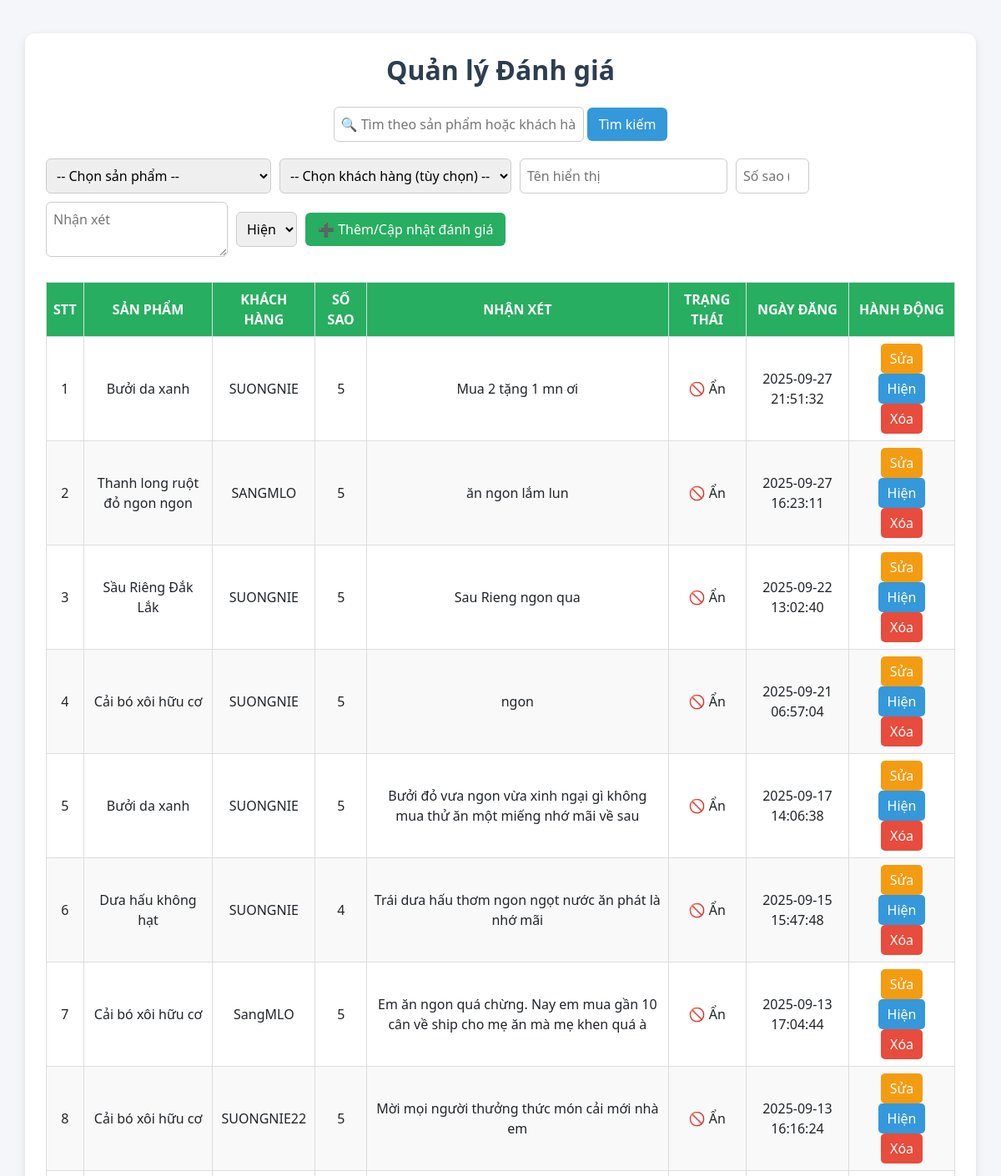
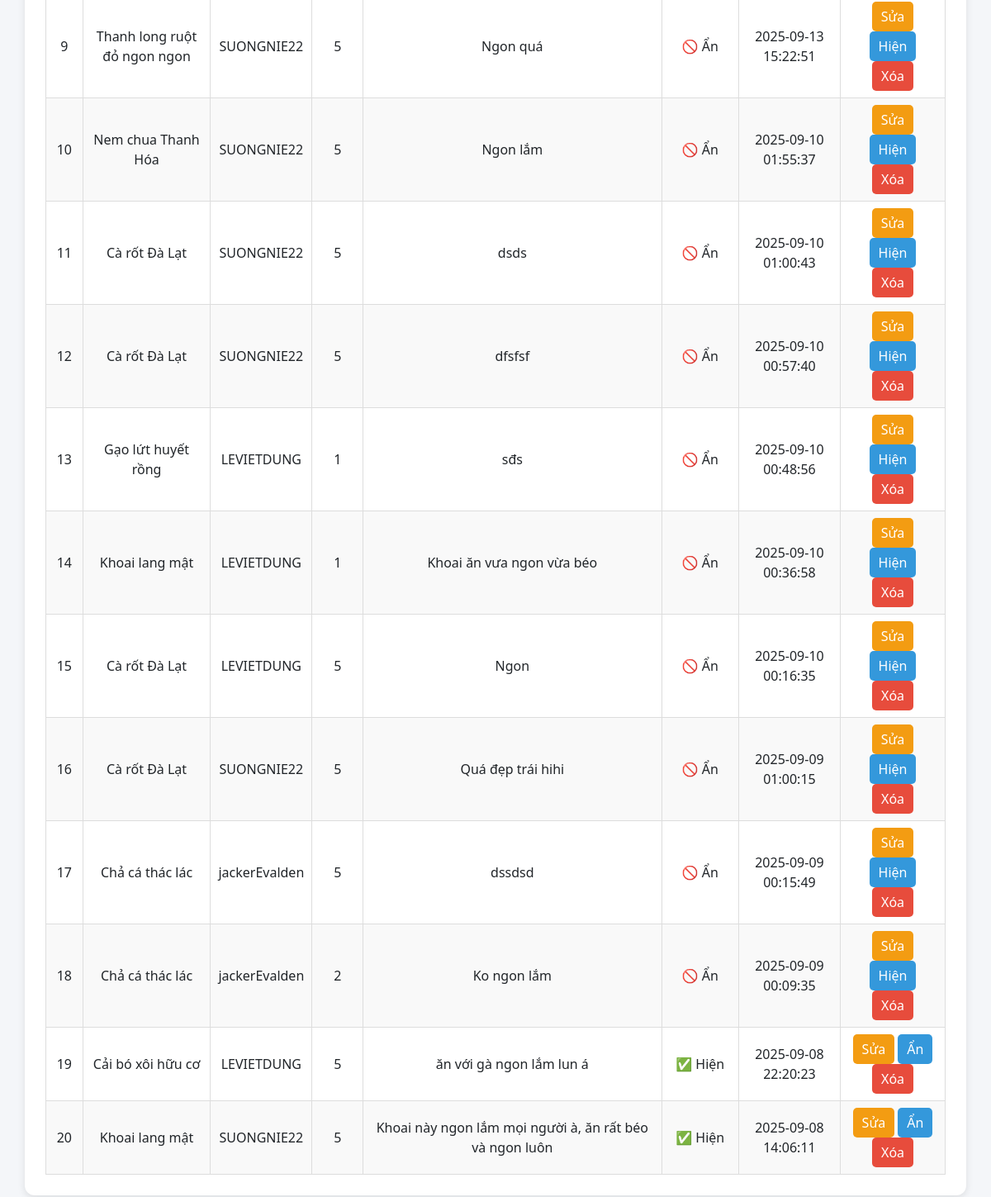
Screenshot of /admin/quanly_danhgia/danhgia.php with the database file from the repository (2 pictures, top to bottom).
### tables this page shows
CREATE TABLE `danhgia` (
  `id` int(11) NOT NULL,
  `id_sanpham` int(11) NOT NULL,
  `id_nguoidung` int(11) DEFAULT NULL,
  `user_name` varchar(100) NOT NULL,
  `rating` tinyint(4) NOT NULL CHECK (`rating` between 1 and 5),
  `comment` text DEFAULT NULL,
  `ngaydat` datetime DEFAULT current_timestamp(),
  `anh_review` varchar(255) DEFAULT NULL,
  `video_review` varchar(255) DEFAULT NULL,
  `trangthai` tinyint(1) NOT NULL DEFAULT 1 COMMENT '1 = Hiện, 0 = Ẩn',
  `likes` int(11) DEFAULT 0
);

CREATE TABLE `sanpham` (
  `id` int(11) NOT NULL,
  `tensp` varchar(255) NOT NULL,
  `gia` decimal(15,0) NOT NULL,
  `giakhuyenmai` decimal(15,2) DEFAULT NULL,
  `giamgia` int(11) DEFAULT NULL,
  `hinhanh` varchar(255) NOT NULL,
  `mota` text DEFAULT NULL,
  `soluong` int(11) DEFAULT 0,
  `id_loai` int(11) DEFAULT NULL,
  `id_thuonghieu` int(11) DEFAULT NULL,
  `likes` int(11) DEFAULT 0,
  `ngaythem` datetime NOT NULL DEFAULT current_timestamp(),
  `trangthai` enum('an','hien') NOT NULL DEFAULT 'hien'
);

### admin/quanly_danhgia/danhgia.php (the view, shortened to what this page needs)
<?php
$conn = mysqli_connect("localhost", "root", "", "banhangonline");
mysqli_set_charset($conn, "utf8");
$search = isset($_GET['search']) ? trim($_GET['search']) : '';
$where = "";
$sql = "SELECT danhgia.*, sanpham.tensp
        FROM danhgia
        LEFT JOIN sanpham ON danhgia.id_sanpham = sanpham.id
        $where
        ORDER BY danhgia.id DESC";
$result = mysqli_query($conn, $sql);
?>
<!DOCTYPE html>
<html lang="vi">
<head>
    <link href="https://cdn.jsdelivr.net/npm/bootstrap@5.3.0/dist/css/bootstrap.min.css" rel="stylesheet">
</head>
<body>
<div class="container">
    <h2>Quản lý Đánh giá</h2>
    <div class="search-box">
        <form method="get">
            <input type="text" name="search" value="<?= htmlspecialchars($search, ENT_QUOTES); ?>" placeholder="🔍 Tìm theo sản phẩm hoặc khách hàng">
            <button type="submit">Tìm kiếm</button>
        </form>
    </div>
    <form method="post" class="add-form">
        <select name="id_sanpham" id="id_sanpham" required>
            <option value="">-- Chọn sản phẩm --</option>
        </select>
        <select name="id_nguoidung" id="id_nguoidung">
            <option value="">-- Chọn khách hàng (tùy chọn) --</option>
        </select>
        <input type="text" name="user_name" id="user_name" placeholder="Tên hiển thị" required>
        <input type="number" name="rating" id="rating" min="1" max="5" placeholder="Số sao (1-5)" required>
        <textarea name="comment" id="comment" placeholder="Nhận xét"></textarea>
        <select name="trangthai" id="trangthai" required>
            <option value="1">Hiện</option>
        </select>
        <button type="submit" name="add" id="submitBtn">➕ Thêm/Cập nhật đánh giá</button>
    </form>
    <table>
        <thead>
            <tr>
                <th>STT</th>
                <th>Sản phẩm</th>
                <th>Khách hàng</th>
                <th>Số sao</th>
                <th>Nhận xét</th>
                <th>Trạng thái</th>
                <th>Ngày đăng</th>
                <th>Hành động</th>
            </tr>
        </thead>
        <tbody>
<?php
if(mysqli_num_rows($result) > 0){
    $stt = 1;
    while($row = mysqli_fetch_assoc($result)){
        echo "<tr>
                <td>".$stt++."</td>
                <td>".htmlspecialchars($row['tensp'])."</td>
                <td>".htmlspecialchars($row['user_name'])."</td>
                <td>".$row['rating']."</td>
                <td>".htmlspecialchars($row['comment'])."</td>
                <td>".($row['trangthai']==1 ? "✅ Hiện" : "🚫 Ẩn")."</td>
                <td>".$row['ngaydat']."</td>
                <td>
                    <a href='#' class='btn btn-edit' onclick=\"editRow(
                        '".$row['id']."',
                        '".$row['id_sanpham']."',
                        '".$row['id_nguoidung']."',
                        '".htmlspecialchars($row['user_name'], ENT_QUOTES)."',
                        '".$row['rating']."',
                        '".htmlspecialchars($row['comment'], ENT_QUOTES)."',
                        '".$row['trangthai']."'
                    )\">Sửa</a>
                    <a href='index.php?admin=danhgia&toggle=".$row['id']."' class='btn btn-toggle'>".($row['trangthai']==1?"Ẩn":"Hiện")."</a>
                    <a href='index.php?admin=danhgia&delete=".$row['id']."' class='btn btn-delete' onclick=\"return confirm('Xóa đánh giá này?')\">Xóa</a>
                </td>
              </tr>";
    }
} else {
    echo "<tr><td colspan='8'>Không tìm thấy đánh giá nào</td></tr>";
}
?>
        </tbody>
    </table>
</div>
</body>
</html>

### admin/quanly_danhgia/danhgia.php (style rules this page uses)
body { background: #f4f6f9; font-family: 'Segoe UI', Tahoma, Geneva, Verdana, sans-serif; }
.container { margin: 40px auto; background: #fff; padding: 25px; border-radius: 12px; box-shadow: 0 3px 10px rgba(0,0,0,0.1); }
h2 { text-align: center; margin-bottom: 25px; color: #2c3e50; font-weight: 700; }
form.add-form { margin-bottom: 30px; display: flex; flex-wrap: wrap; gap: 10px; align-items: center; }
form.add-form select, form.add-form input, form.add-form textarea { padding: 8px; border-radius: 6px; border: 1px solid #ccc; }
form.add-form button { padding: 8px 15px; background: #27ae60; color: #fff; border: none; border-radius: 6px; cursor: pointer; transition: 0.3s; }
table { width: 100%; border-collapse: collapse; }
table th, table td { border: 1px solid #ddd; padding: 8px; text-align: center; vertical-align: middle; }
table th { background: #27ae60; color: #fff; text-transform: uppercase; }
table tr:nth-child(even) { background: #f9f9f9; }
a.btn { text-decoration: none; color: #fff; padding: 5px 10px; border-radius: 5px; }
a.btn-delete { background: #e74c3c; }
a.btn-edit { background: #f39c12; }
a.btn-toggle { background: #3498db; }
.search-box { text-align: center; margin-bottom: 20px; }
.search-box input { padding: 8px; width: 300px; border: 1px solid #ccc; border-radius: 6px; }
.search-box button { padding: 8px 14px; border: none; border-radius: 6px; background: #3498db; color: #fff; cursor: pointer; }

### rows the page displays
danhgia: id_sanpham.tensp "Bưởi da xanh", user_name "SUONGNIE", rating "5", comment "Mua 2 tặng 1 mn ơi", trangthai "🚫 Ẩn", ngaydat "2025-09-27 21:51:32"
danhgia: id_sanpham.tensp "Thanh long ruột đỏ ngon ngon", user_name "SANGMLO", rating "5", comment "ăn ngon lắm lun", trangthai "🚫 Ẩn", ngaydat "2025-09-27 16:23:11"
danhgia: id_sanpham.tensp "Sầu Riêng Đắk Lắk", user_name "SUONGNIE", rating "5", comment "Sau Rieng ngon qua", trangthai "🚫 Ẩn", ngaydat "2025-09-22 13:02:40"
danhgia: id_sanpham.tensp "Cải bó xôi hữu cơ", user_name "SUONGNIE", rating "5", comment "ngon", trangthai "🚫 Ẩn", ngaydat "2025-09-21 06:57:04"
danhgia: id_sanpham.tensp "Bưởi da xanh", user_name "SUONGNIE", rating "5", comment "Bưởi đỏ vưa ngon vừa xinh ngại gì không mua thử ăn một miếng nhớ mãi về sau", trangthai "🚫 Ẩn", ngaydat "2025-09-17 14:06:38"
danhgia: id_sanpham.tensp "Dưa hấu không hạt", user_name "SUONGNIE", rating "4", comment "Trái dưa hấu thơm ngon ngọt nước ăn phát là nhớ mãi", trangthai "🚫 Ẩn", ngaydat "2025-09-15 15:47:48"
danhgia: id_sanpham.tensp "Cải bó xôi hữu cơ", user_name "SangMLO", rating "5", comment "Em ăn ngon quá chừng. Nay em mua gần 10 cân về ship cho mẹ ăn mà mẹ khen quá à", trangthai "🚫 Ẩn", ngaydat "2025-09-13 17:04:44"
danhgia: id_sanpham.tensp "Cải bó xôi hữu cơ", user_name "SUONGNIE22", rating "5", comment "Mời mọi người thưởng thức món cải mới nhà em", trangthai "🚫 Ẩn", ngaydat "2025-09-13 16:16:24"
danhgia: id_sanpham.tensp "Thanh long ruột đỏ ngon ngon", user_name "SUONGNIE22", rating "5", comment "Ngon quá", trangthai "🚫 Ẩn", ngaydat "2025-09-13 15:22:51"
danhgia: id_sanpham.tensp "Nem chua Thanh Hóa", user_name "SUONGNIE22", rating "5", comment "Ngon lắm", trangthai "🚫 Ẩn", ngaydat "2025-09-10 01:55:37"
danhgia: id_sanpham.tensp "Cà rốt Đà Lạt", user_name "SUONGNIE22", rating "5", comment "dsds", trangthai "🚫 Ẩn", ngaydat "2025-09-10 01:00:43"
danhgia: id_sanpham.tensp "Cà rốt Đà Lạt", user_name "SUONGNIE22", rating "5", comment "dfsfsf", trangthai "🚫 Ẩn", ngaydat "2025-09-10 00:57:40"
danhgia: id_sanpham.tensp "Gạo lứt huyết rồng", user_name "LEVIETDUNG", rating "1", comment "sđs", trangthai "🚫 Ẩn", ngaydat "2025-09-10 00:48:56"
danhgia: id_sanpham.tensp "Khoai lang mật", user_name "LEVIETDUNG", rating "1", comment "Khoai ăn vưa ngon vừa béo", trangthai "🚫 Ẩn", ngaydat "2025-09-10 00:36:58"
danhgia: id_sanpham.tensp "Cà rốt Đà Lạt", user_name "LEVIETDUNG", rating "5", comment "Ngon", trangthai "🚫 Ẩn", ngaydat "2025-09-10 00:16:35"
danhgia: id_sanpham.tensp "Cà rốt Đà Lạt", user_name "SUONGNIE22", rating "5", comment "Quá đẹp trái hihi", trangthai "🚫 Ẩn", ngaydat "2025-09-09 01:00:15"
danhgia: id_sanpham.tensp "Chả cá thác lác", user_name "jackerEvalden", rating "5", comment "dssdsd", trangthai "🚫 Ẩn", ngaydat "2025-09-09 00:15:49"
danhgia: id_sanpham.tensp "Chả cá thác lác", user_name "jackerEvalden", rating "2", comment "Ko ngon lắm", trangthai "🚫 Ẩn", ngaydat "2025-09-09 00:09:35"
danhgia: id_sanpham.tensp "Cải bó xôi hữu cơ", user_name "LEVIETDUNG", rating "5", comment "ăn với gà ngon lắm lun á", trangthai "✅ Hiện", ngaydat "2025-09-08 22:20:23"
danhgia: id_sanpham.tensp "Khoai lang mật", user_name "SUONGNIE22", rating "5", comment "Khoai này ngon lắm mọi người à, ăn rất béo và ngon luôn", trangthai "✅ Hiện", ngaydat "2025-09-08 14:06:11"
